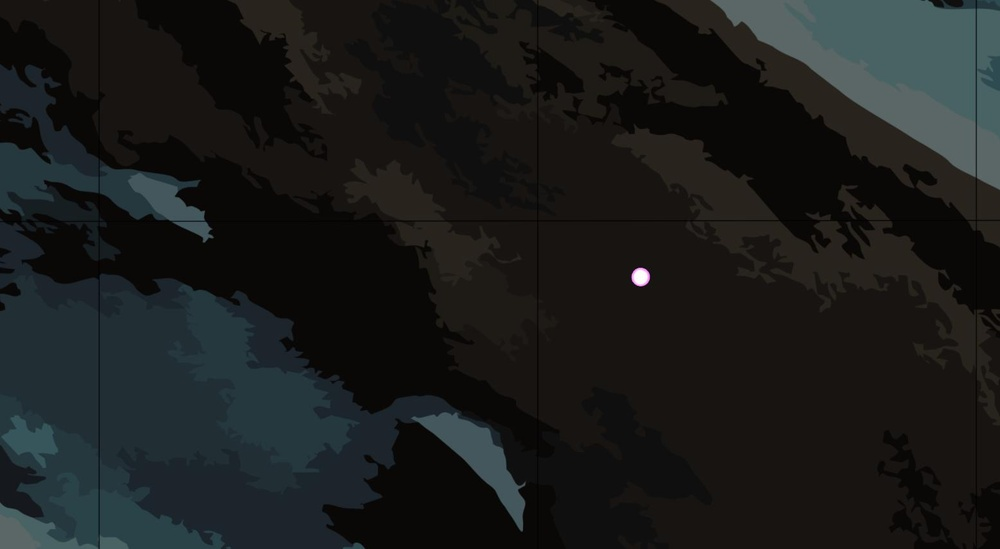
#> input picture led.jpg, 1000 x 549 px, shrunk from 1556 x 855 before the run, found by its file name
$ python LD_2888_led_detection.py
#> lines starting #> are read from the running program, lines starting #| are printed output that depends on the picture; after the words box and inside, x2 and y2 are one past the last pixel; in counts of white or black regions, pixels touching at a corner belong together
# import the necessary packages
from imutils import contours
from skimage import measure
import numpy as np
import imutils
import cv2

# load the image,
image = cv2.imread('led.jpg', 1)
#> image is the input picture: shape (549, 1000, 3); mean B, G, R 27.6, 28.4, 26.6
cv2.imshow('LED', image)

# convert it to grayscale, and blur it
gray = cv2.cvtColor(image, cv2.COLOR_BGR2GRAY)
# blur = cv2.GaussianBlur(gray, (111,111), cv2.BORDER_DEFAULT)
blur = cv2.blur(gray, (9,9))
cv2.imshow('blur', blur)

# threshold the image to reveal light regions in the blurred image
ret, thresh = cv2.threshold(blur, 150, 255, cv2.THRESH_BINARY)
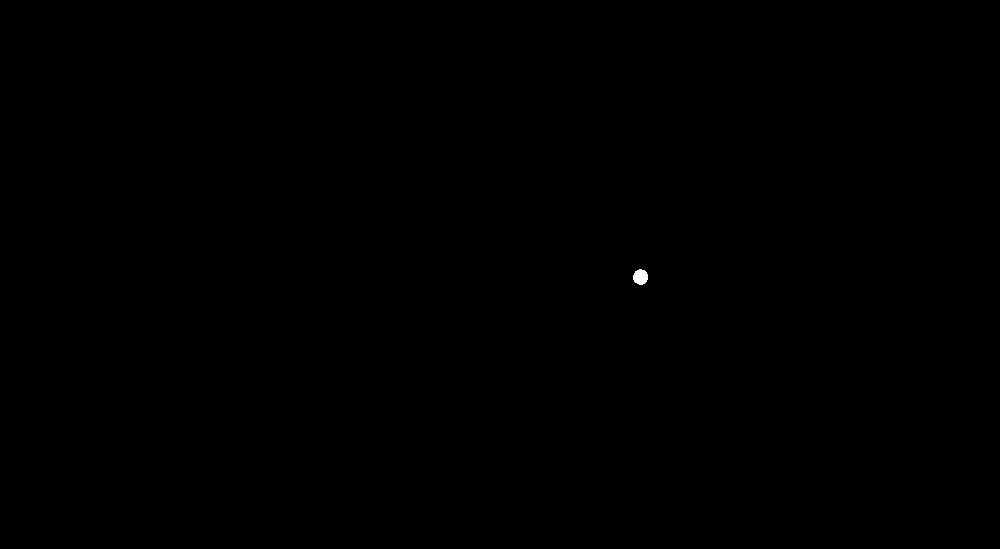
#> thresh: shape (549, 1000); 0.03% white; 1 white region, box (x1, y1, x2, y2) and area: (633, 269, 648, 285) 185
cv2.imshow('Threshold', thresh)

# perform a series of erosions and dilations to remove any small blobs of noise from the thresholded image
kernel = cv2.getStructuringElement(cv2.MORPH_ELLIPSE, (3,3))
eroded = cv2.erode(thresh, kernel, iterations = 3)
#> eroded: shape (549, 1000); 0.01% white; 1 white region, box (x1, y1, x2, y2) and area: (636, 272, 645, 282) 74
cv2.imshow('Eroded', eroded)

dilated = cv2.dilate(eroded, kernel, iterations = 3)
#> dilated: shape (549, 1000); 0.03% white; 1 white region, box (x1, y1, x2, y2) and area: (633, 269, 648, 285) 176
cv2.imshow('Dilated', dilated)

# cv2.waitKey(0)
# perform a connected component analysis on the thresholded image, then initialize a mask to store only the "large" components

labels = measure.label(dilated, connectivity=2, background=0)
mask = np.zeros(thresh.shape, dtype="uint8")

# loop over the unique components
for label in np.unique(labels):
    # print(label)
	# if this is the background label, ignore it
    if label == 0:
        continue
	# otherwise, construct the label mask and count the number of pixels
    else:
        labelMask = np.zeros(thresh.shape, dtype="uint8")
        labelMask[labels == label] = 255
        # numPixels = cv2.add(mask, labelMask)
        numPixels = labelMask.sum() // 255
	# if the number of pixels in the component is sufficiently large, then add it to our mask of "large blobs"

    print(label, numPixels)
    if numPixels > 300:
        mask = cv2.add(mask, labelMask)
#> this loop made 2 passes
#> numPixels on pass 2: 176
#| 1 176.0
#> mask: shape (549, 1000); every value is 0

# find the contours in the mask, then sort them from left to right
contours = cv2.findContours(mask.copy(), cv2.RETR_EXTERNAL, cv2.CHAIN_APPROX_SIMPLE)
#> contours = 0 contours
contours = imutils.grab_contours(contours)
#> contours = []
contours = sorted(contours, key=cv2.contourArea, reverse=True)

# loop over the contours

# Initialize lists to store centroid coordinates and area
centroid_list = []
area_list = []

print(contours)

# Loop over the contours
for i, contour in enumerate(contours):

    # Calculate the area of the contour
    area = cv2.contourArea(contour)

    # Draw the bright spot on the image
    M = cv2.moments(contour)
    centroid_x = int(M["m10"]/M["m00"])
    centroid_y = int(M["m01"]/M["m00"])
    centroid = (centroid_x, centroid_y)
    cv2.drawContours(image, [contour], -1, (0, 0, 255), 2)
    #cv2.circle(image, centroid, 5, (255, 0, 0), -1)


    # Append centroid coordinates and area to the respective lists
    centroid_list.append(centroid)
    area_list.append(area)
#> this loop made 0 passes
#> after the loop, area_list = []; centroid_list = []

# Save the output image as a PNG file
cv2.imwrite("led_detection_results.png", image)

# Open a text file for writing
with open("led_detection_results.txt", "w") as file:
    # Write the number of LEDs detected to the file
    file.write(f"No. of LEDs detected: {len(contours)}\n")
    # Loop over the contours
    for i, centroid in enumerate(centroid_list):
        area = area_list[i]
        # Write centroid coordinates and area for each LED to the file
        file.write(f"Centroid #{i + 1}: {centroid}\nArea #{i + 1}: {area}\n")
# Close the text file
file.close()
